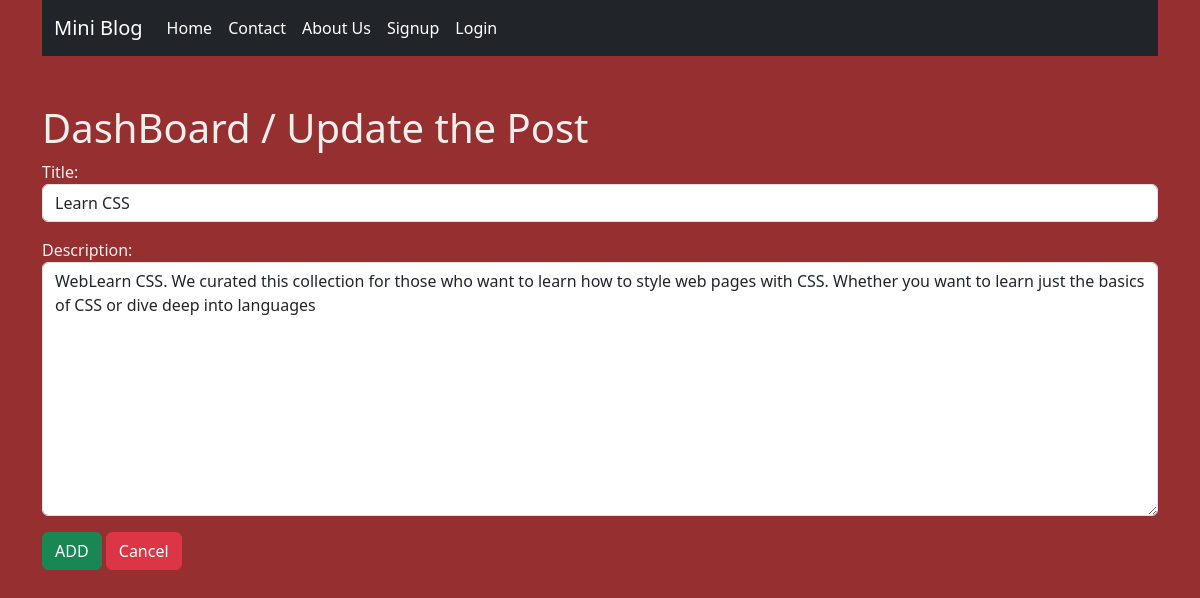
Page /update/4 on the committed database.
### blog/models.py (models this page shows)
class Post(models.Model):
    title= models.CharField(max_length=100)
    descriptions = models.TextField()

### blog/views.py (the view)
# urls.py: path('update/<int:id>',views.updatePost,name='update'),
def updatePost(request,id):
    if request.method=='POST':
        pi=Post.objects.get(id=id)
        form=PostForm(request.POST,instance=pi)
        if form.is_valid:
            form.save()
            messages.success(request,"Successfully Updated")
            return redirect('dashboard')
    else:
        pi=Post.objects.get(id=id)
        form=PostForm(instance=pi)
    return render(request,'updatepost.html',{'form':form})

### blog/forms.py
class PostForm(forms.ModelForm):
    class Meta:
        model = Post
        fields = ['title','descriptions']
        labels={'title':'Title','descriptions':'Description'}
        widgets = {
            'title':forms.TextInput(attrs={'class':'form-control'}),
            'descriptions':forms.Textarea
            (attrs={'class':'form-control'}),
        }

### blog/templates/updatepost.html (shortened to what this page needs)
{% extends "base.html" %}
{% load static %}
{% block content %}
    <div>
        <div>
            <h1>DashBoard / Update the Post</h1>
        </div>
        <div>
            <form action="" method="post">
                {{form.as_p}}
                <input class='btn btn-success' type="submit" value="ADD">
                <a class="btn btn-danger" href="{% url "dashboard" %}">Cancel</a>
            </form>
        </div>
    </div>
{% endblock content %}

### blog/static/css/style.css (style rules this page uses)
body { background: rgb(150, 47, 47); color:rgb(241, 238, 238); }

### rows in the picture
Post: title "Learn CSS", descriptions "WebLearn CSS. We curated this collection for those who want to learn how to style web pages with CSS. Whether you want to learn just the basics of CSS or dive deep into languages"
